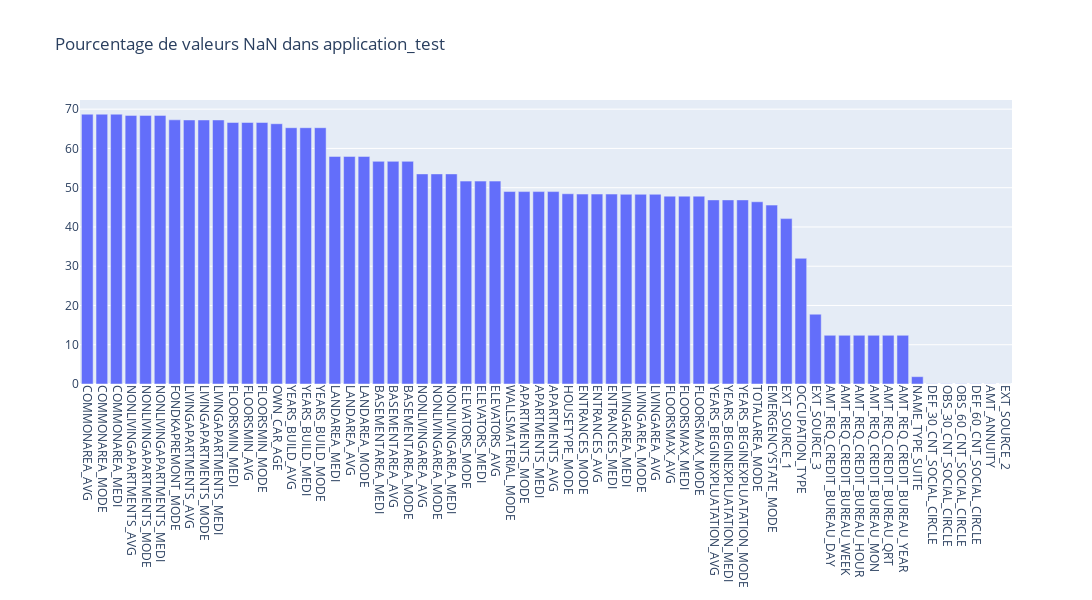

This figure's notebook cell:
### Code cell
plot_nan_percent(nan_df_create(application_test), 'application_test')

### Figure 1 — Plotly figure (JSON) as saved in the notebook; plotly's stock layout.template omitted (floating-point values rounded to 4 significant figures)
{"data": [{"type": "bar", "x": ["COMMONAREA_AVG", "COMMONAREA_MODE", "COMMONAREA_MEDI", "NONLIVINGAPARTMENTS_AVG", "NONLIVINGAPARTMENTS_MODE", "NONLIVINGAPARTMENTS_MEDI", "FONDKAPREMONT_MODE", "LIVINGAPARTMENTS_AVG", "LIVINGAPARTMENTS_MODE", "LIVINGAPARTMENTS_MEDI", "FLOORSMIN_MEDI", "FLOORSMIN_AVG", "FLOORSMIN_MODE", "OWN_CAR_AGE", "YEARS_BUILD_AVG", "YEARS_BUILD_MEDI", "YEARS_BUILD_MODE", "LANDAREA_MEDI", "LANDAREA_AVG", "LANDAREA_MODE", "BASEMENTAREA_MEDI", "BASEMENTAREA_AVG", "BASEMENTAREA_MODE", "NONLIVINGAREA_AVG", "NONLIVINGAREA_MODE", "NONLIVINGAREA_MEDI", "ELEVATORS_MODE", "ELEVATORS_MEDI", "ELEVATORS_AVG", "WALLSMATERIAL_MODE", "APARTMENTS_MODE", "APARTMENTS_MEDI", "APARTMENTS_AVG", "HOUSETYPE_MODE", "ENTRANCES_MODE", "ENTRANCES_AVG", "ENTRANCES_MEDI", "LIVINGAREA_MEDI", "LIVINGAREA_MODE", "LIVINGAREA_AVG", "FLOORSMAX_AVG", "FLOORSMAX_MEDI", "FLOORSMAX_MODE", "YEARS_BEGINEXPLUATATION_AVG", "YEARS_BEGINEXPLUATATION_MEDI", "YEARS_BEGINEXPLUATATION_MODE", "TOTALAREA_MODE", "EMERGENCYSTATE_MODE", "EXT_SOURCE_1", "OCCUPATION_TYPE", "EXT_SOURCE_3", "AMT_REQ_CREDIT_BUREAU_DAY", "AMT_REQ_CREDIT_BUREAU_WEEK", "AMT_REQ_CREDIT_BUREAU_HOUR", "AMT_REQ_CREDIT_BUREAU_MON", "AMT_REQ_CREDIT_BUREAU_QRT", "AMT_REQ_CREDIT_BUREAU_YEAR", "NAME_TYPE_SUITE", "DEF_30_CNT_SOCIAL_CIRCLE", "OBS_30_CNT_SOCIAL_CIRCLE", "OBS_60_CNT_SOCIAL_CIRCLE", "DEF_60_CNT_SOCIAL_CIRCLE", "AMT_ANNUITY", "EXT_SOURCE_2"], "y": [68.72, 68.72, 68.72, 68.41, 68.41, 68.41, 67.28, 67.25, 67.25, 67.25, 66.61, 66.61, 66.61, 66.29, 65.28, 65.28, 65.28, 57.96, 57.96, 57.96, 56.71, 56.71, 56.71, 53.51, 53.51, 53.51, 51.68, 51.68, 51.68, 49.02, 49.01, 49.01, 49.01, 48.46, 48.37, 48.37, 48.37, 48.32, 48.32, 48.32, 47.84, 47.84, 47.84, 46.89, 46.89, 46.89, 46.41, 45.56, 42.12, 32.01, 17.78, 12.41, 12.41, 12.41, 12.41, 12.41, 12.41, 1.869, 0.05949, 0.05949, 0.05949, 0.05949, 0.04924, 0.01641]}], "layout": {"height": 600, "title": {"text": "Pourcentage de valeurs NaN dans application_test"}, "width": 1400, "xaxis": {"tickangle": 90}}}
